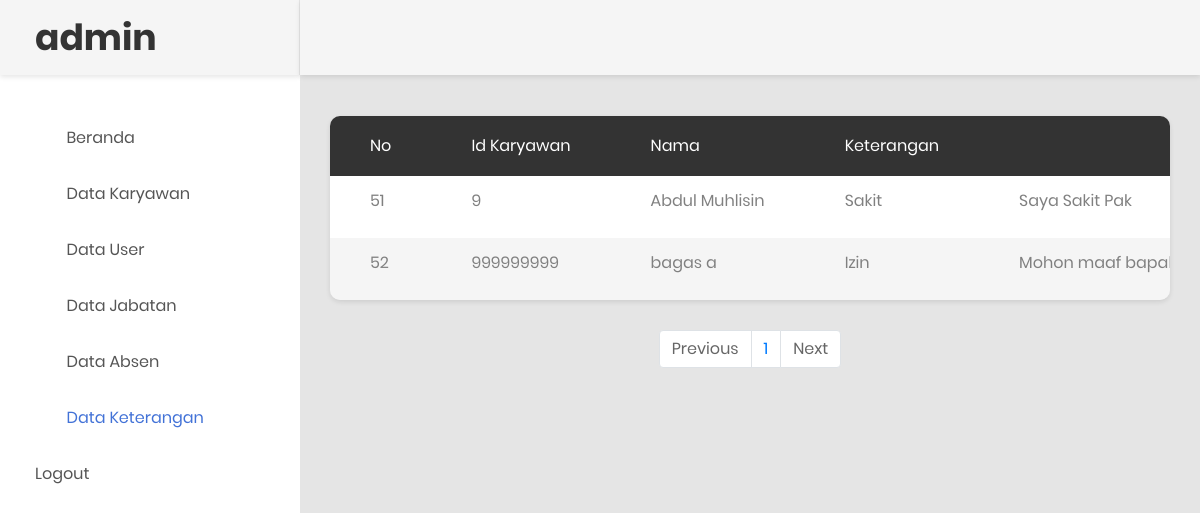
Page /data_keterangan.php (signed in) on the committed database.
### tables this page shows
CREATE TABLE `tb_keterangan` (
  `id` int(11) NOT NULL,
  `id_karyawan` varchar(11) NOT NULL,
  `nama` varchar(255) NOT NULL,
  `keterangan` varchar(255) NOT NULL,
  `alasan` text NOT NULL,
  `waktu` varchar(255) NOT NULL,
  `bukti` varchar(50) NOT NULL
);

### paging_ket.php (the view, shortened to what this page needs)
<head>
</head>
<?php
include 'koneksi.php';
$batas = 5;
$halaman = isset($_GET['halaman']) ? (int)$_GET['halaman'] : 1;
$halaman_awal = ($halaman>1) ? ($halaman * $batas) - $batas : 0;
$data_karyawan = mysqli_query($koneksi, "SELECT * FROM tb_keterangan LIMIT $halaman_awal, $batas");
while ($row=mysqli_fetch_array($data_karyawan)) {
 ?>
  <tr>
                                                <td><?php echo $row['id']; ?></td>
                                                <td><?php echo $row['id_karyawan']; ?></td>
                                                <td><?php echo $row['nama']; ?></td>
                                                <td><?php echo $row['keterangan']; ?></td>
                                                <td><?php echo $row['alasan']; ?></td>
                                            </tr>
                                        <?php } ?>

### rows in the picture
tb_keterangan: id "51", id_karyawan "9", nama "Abdul Muhlisin", keterangan "Sakit", alasan "Saya Sakit Pak"
tb_keterangan: id "52", id_karyawan "999999999", nama "bagas a", keterangan "Izin", alasan "Mohon maaf…"
